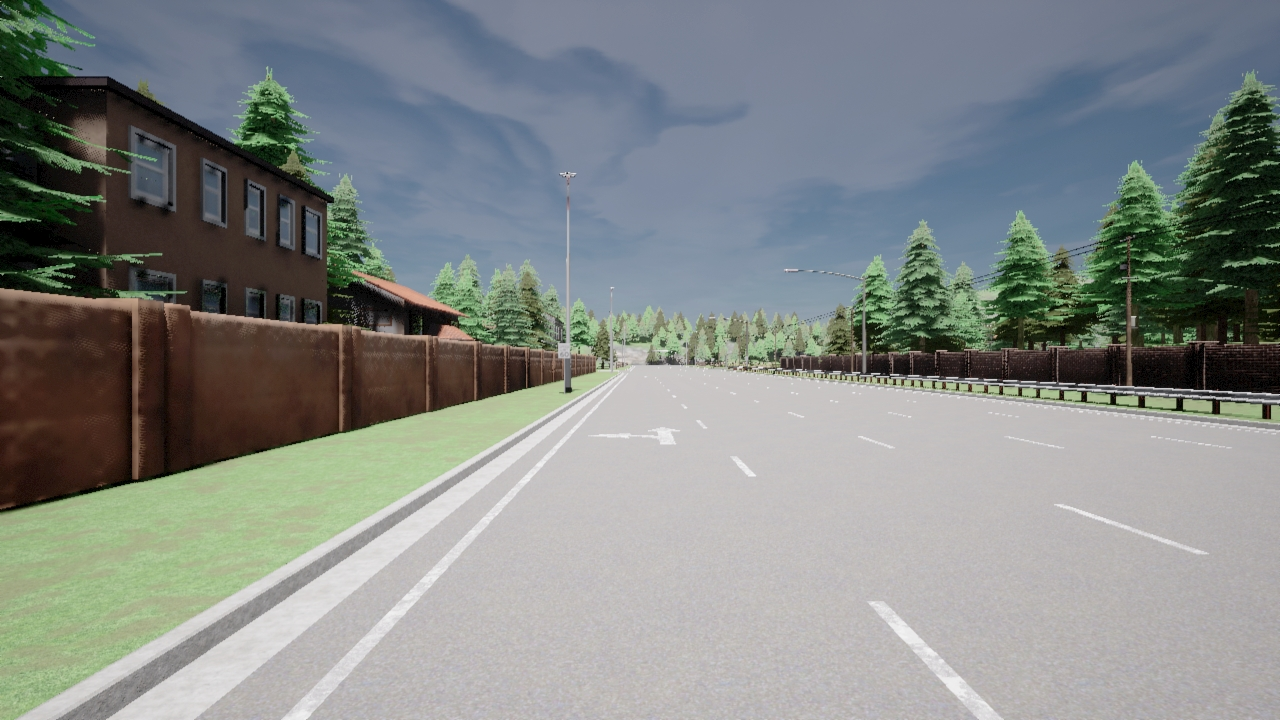
#> input picture Data lane detection/raw/021668.jpg, 1280 x 720 px; its folder holds only this picture in this run
$ jupyter execute --allow-errors 'Convert data.ipynb'
#> lines starting #> are read from the running program, lines starting #| are printed output that depends on the picture
[cell 1]
import numpy as np
import pickle
import cv2
import glob
import os
from tqdm import tqdm
import matplotlib.pyplot as plt

[cell 2]
images = []
ground_truth = []

for image in glob.glob('./raw/*.jpg'):
    images.append(image)
for image in glob.glob('./rotated/raw/*.jpg'):
    images.append(image)
for image in glob.glob('./flipped/raw/*.jpg'):
    images.append(image)
for image in glob.glob('./flipped/rotated/raw/*.jpg'):
    images.append(image)

for gt in glob.glob('./warped/*.jpg'):
    ground_truth.append(gt)
for gt in glob.glob('./rotated/warped/*.jpg'):
    ground_truth.append(gt)
for gt in glob.glob('./flipped/warped/*.jpg'):
    ground_truth.append(gt)
for gt in glob.glob('./flipped/rotated/warped/*.jpg'):
    ground_truth.append(gt)

[cell 3]
print(len(images),len(ground_truth))
dim = (160, 80)

[cell 4]
def resize_gt_image(image):
    gt = cv2.resize(image,dim)
    gt = gt[:,:,1]
    gt = np.reshape(gt,(80,160,1))
    return gt

[cell 5]
def resize_raw_image(image):
    image = cv2.resize(image,dim)
    return image

[cell 6]
def convert_list_to_pickle(name_file,image_list):
    with open(f"{name_file}.pkl", 'wb') as f:
        pickle.dump(image_list, f)

[cell 7]
image = cv2.imread(images[0])
#> image is the input picture: shape (720, 1280, 3); mean B, G, R 134.7, 136.6, 131.5
image = resize_raw_image(image)
#> in resize_raw_image, `image = cv2.resize(image,dim)`:
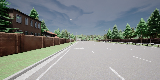
#> image: shape (80, 160, 3); mean of channels 0, 1, 2 134.9, 136.8, 131.8; drawn as B, G, R

#cv2.imshow("Example train image",image)

#> (the rest of this cell did not finish here and is left out)

[cell 8]
images_resized = []
ground_truth_resized = []

[cell 9]
for image in tqdm(images):
    image = cv2.imread(image)
    image = resize_raw_image(image)
    images_resized.append(image)

convert_list_to_pickle(f'images',images_resized)

for gt in tqdm(ground_truth):
    gt = cv2.imread(gt)
    gt = resize_gt_image(gt)
    ground_truth_resized.append(gt)

convert_list_to_pickle(f'labels',ground_truth_resized)
